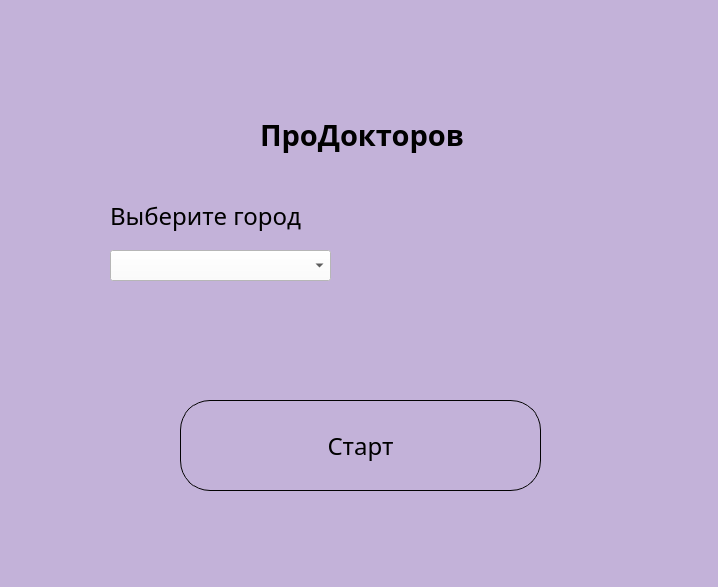
<?xml version="1.0" encoding="UTF-8"?>
<ui version="4.0">
 <class>MainWindow</class>
 <widget class="QMainWindow" name="MainWindow">
  <property name="geometry">
   <rect>
    <x>0</x>
    <y>0</y>
    <width>718</width>
    <height>587</height>
   </rect>
  </property>
  <property name="windowTitle">
   <string>MainWindow</string>
  </property>
  <property name="styleSheet">
   <string notr="true">background-color: #c3b2d9
</string>
  </property>
  <widget class="QWidget" name="centralwidget">
   <widget class="QPushButton" name="pushButton">
    <property name="geometry">
     <rect>
      <x>180</x>
      <y>400</y>
      <width>361</width>
      <height>91</height>
     </rect>
    </property>
    <property name="font">
     <font>
      <family>GOST Type BU</family>
      <pointsize>18</pointsize>
     </font>
    </property>
    <property name="styleSheet">
     <string notr="true">border: 1px solid #030303;
border-radius: 30;</string>
    </property>
    <property name="text">
     <string>Старт</string>
    </property>
   </widget>
   <widget class="QComboBox" name="comboBox">
    <property name="geometry">
     <rect>
      <x>110</x>
      <y>250</y>
      <width>221</width>
      <height>31</height>
     </rect>
    </property>
    <property name="styleSheet">
     <string notr="true">background-color: rgb(255, 255, 255)</string>
    </property>
   </widget>
   <widget class="QLabel" name="label">
    <property name="geometry">
     <rect>
      <x>260</x>
      <y>90</y>
      <width>231</width>
      <height>91</height>
     </rect>
    </property>
    <property name="font">
     <font>
      <family>GOST Type BU</family>
      <pointsize>28</pointsize>
     </font>
    </property>
    <property name="text">
     <string>&lt;html&gt;&lt;head/&gt;&lt;body&gt;&lt;p&gt;&lt;span style=&quot; font-size:22pt; font-weight:600;&quot;&gt;ПроДокторов&lt;/span&gt;&lt;/p&gt;&lt;/body&gt;&lt;/html&gt;</string>
    </property>
   </widget>
   <widget class="QLabel" name="label_2">
    <property name="geometry">
     <rect>
      <x>110</x>
      <y>200</y>
      <width>201</width>
      <height>31</height>
     </rect>
    </property>
    <property name="font">
     <font>
      <family>GOST Type BU</family>
      <pointsize>18</pointsize>
     </font>
    </property>
    <property name="text">
     <string>Выберите город</string>
    </property>
   </widget>
   <widget class="QLabel" name="label_3">
    <property name="geometry">
     <rect>
      <x>110</x>
      <y>320</y>
      <width>511</width>
      <height>41</height>
     </rect>
    </property>
    <property name="font">
     <font>
      <family>GOST Type BU</family>
      <pointsize>16</pointsize>
     </font>
    </property>
    <property name="text">
     <string/>
    </property>
    <property name="alignment">
     <set>Qt::AlignLeading|Qt::AlignLeft|Qt::AlignVCenter</set>
    </property>
   </widget>
  </widget>
  <widget class="QStatusBar" name="statusbar"/>
 </widget>
 <resources/>
 <connections/>
</ui>
